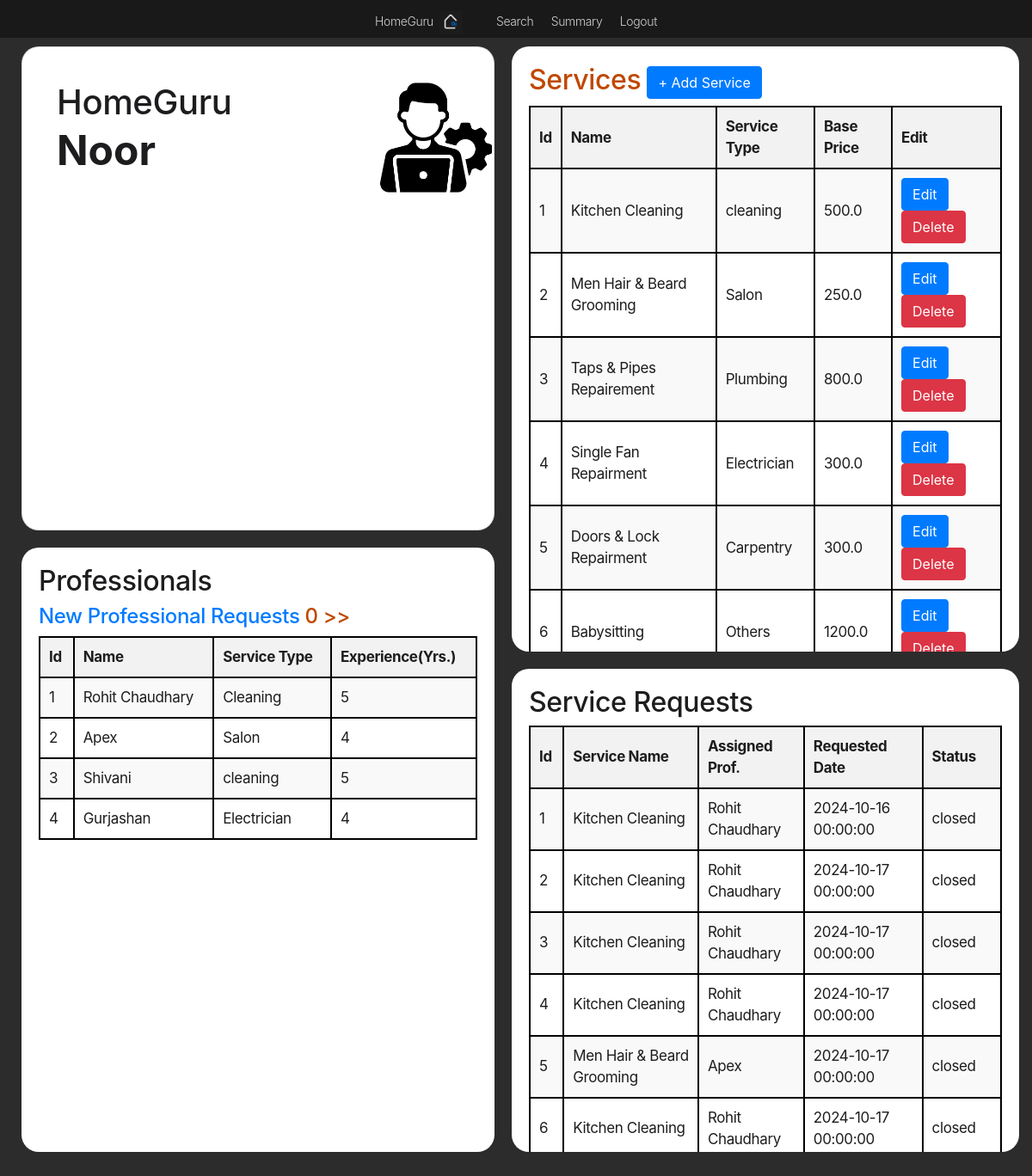
/admin/dashboard (signed in), run on the app's committed database.
### Website/models.py (models this page shows, shortened)
class Customer(db.Model, UserMixin):
    __tablename__ = 'Customer'
    id = db.Column(db.Integer, primary_key=True)
    email = db.Column(db.String(150), unique=True, nullable=False)
    password = db.Column(db.String(150), nullable=False)
    name = db.Column(db.String(40), nullable=False)
    address = db.Column(db.String(255), nullable=True)
    pincode = db.Column(db.String(10), nullable=True)
    date_created = db.Column(db.DateTime, default=datetime.utcnow)

class Professional(db.Model, UserMixin):
    __tablename__ = 'Professional'
    id = db.Column(db.Integer, primary_key=True)
    email = db.Column(db.String(150), unique=True, nullable=False)
    password = db.Column(db.String(150), nullable=False)
    name = db.Column(db.String(40), nullable=False)
    address = db.Column(db.String(255))
    pincode = db.Column(db.String(10))
    experience = db.Column(db.Integer)
    service_type = db.Column(db.String(50), nullable=False)
    date_created = db.Column(db.DateTime, default=datetime.utcnow)

class Service(db.Model):
    __tablename__ = 'service'
    id = db.Column(db.Integer, primary_key=True)
    name = db.Column(db.String(100), nullable=False)
    type = db.Column(db.String(50), nullable=False)
    price = db.Column(db.Float, nullable=False)
    time_required = db.Column(db.String(50), nullable=True)  # e.g. "2 hours"
    description = db.Column(db.Text, nullable=True)

class ServiceRequest(db.Model):
    __tablename__ = 'service_request'
    id = db.Column(db.Integer, primary_key=True)
    service_id = db.Column(db.Integer, db.ForeignKey('service.id'), nullable=False)
    customer_id = db.Column(db.Integer, db.ForeignKey('Customer.id'), nullable=False)
    professional_id = db.Column(db.Integer, db.ForeignKey('Professional.id'), nullable=True)  # Optional until assigned
    date_of_request = db.Column(db.DateTime, default=datetime.utcnow)
    date_of_completion = db.Column(db.DateTime, nullable=True)
    service_status = db.Column(db.Enum('requested', 'assigned', 'closed'), default='requested')
    remarks = db.Column(db.Text, nullable=True)
    service = db.relationship('Service', backref='service_requests')
    customer = db.relationship('Customer', foreign_keys=[customer_id])
    professional = db.relationship('Professional', foreign_keys=[professional_id])

### Website/admin_routes.py (the view)
@admin_bp.route('/dashboard')
@login_required
def admin_dashboard():
    professionals = Professional.query.all()
    services = Service.query.all()
    service_requests = ServiceRequest.query.all()
    professional_requests = ProfessionalRequest.query.all()
    return render_template('dashboard.html',
                           user=current_user,
                           professionals=professionals,
                           services=services,
                           service_requests=service_requests,
                           professional_requests=professional_requests,
                           count_professional_requests = len(professional_requests))

### Website/templates/admin/dashboard.html (shortened to what this page needs)
{% extends 'base.html' %}
{% block stylesheet %}
    <link rel="stylesheet" href="{{ url_for('static', filename='style-admin-db.css')}}">
{% endblock %}
{% block content %}
  <div class="content">
    <div class="row">
        <div class="left">
            <div class="card block">
                <div class="sub-card">
                    <h1> HomeGuru </h1>
                    <h2> {{ user.name }} </h2>
                </div>
                <div class="sub-card">
                    <img src="{{ url_for('static', filename='administrator.png') }}" alt="profile"
                    style="height: 55%; border-radius: 10px; margin-left: 55%;">
                </div>
            </div>
            <div class="card-bottom-left block">
                <h3><span style="font-size: 32px;">Professionals</span></h3>
                <a href="javascript:void(0);" onclick="showPopup()">
                    <h4>New Professional Requests
                        <span style="color: var(--orange);"> {{ (count_professional_requests) }} >>
                        </span>
                    </h4>
                </a>
                <table>
                    <tr>
                        <th>Id</td>
                        <th>Name</td>
                        <th>Service Type</td>
                        <th>Experience(Yrs.)</td>
                    </tr>
                    {% for professional in professionals %}
                    <tr>
                        <td><span> {{ professional.id }} </span></td>
                        <td><span> {{ professional.name }} </span></td>
                        <td><span> {{ professional.service_type }} </span></td>
                        <td><span> {{ professional.experience }} </span></td>
                    </tr>
                    {% endfor %}
                </table>
            </div>
        </div>
        <div class="right">
            <div class="card-top-right block">
                <h3>
                    <span style="font-size: 32px; color:#bf4800;">Services</span>
                    <button class="btn btn-primary" id="addServiceBtn"> + Add Service</button>
                </h3>
                <table>
                    <tr>
                        <th>Id</th>
                        <th>Name</th>
                        <th>Service Type</th>
                        <th>Base Price</th>
                        <th>Edit</th>
                    </tr>
                    {% for service in services %}
                    <tr>
                        <td><span> {{ service.id }} </span></td>
                        <td><span> {{ service.name }} </span></td>
                        <td><span> {{ service.type }} </span></td>
                        <td><span> {{ service.price }} </span></td>
                        <td>
                            <span>
                                <button class="editService btn btn-primary"
                                    data-service-id="{{ service.id }}"
                                    data-service-name="{{ service.name }}"
                                    data-service-type="{{ service.type }}"
                                    data-service-price="{{ service.price }}"
                                    data-service-time="{{ service.time_required }}"
                                    data-service-description="{{ service.description }}">
                                Edit
                                </button>
                            <button class="deleteService btn btn-danger" data-service-id="{{ service.id }}">Delete</button>
                            </span>
                        </td>
                    </tr>
                    {% endfor %}
                </table>
            </div>
            <div class="card-bottom-right block">
                <h3><span style="font-size: 32px;">Service Requests</span></h3>
                <div class="classes">
                    <table>
                        <tr>
                            <th>Id</td>
                            <th>Service Name</th>
                            <th>Assigned Prof.</td>
                            <th>Requested Date</td>
                            <th>Status</td>
                        </tr>
                        {% for service_req in service_requests %}
                            <tr>
                                <td><span> {{ service_req.id }} </span></td>
                                <td><span> {{ service_req.service.name }} </span></td>
                                <td><span> {{ service_req.professional.name }} </span></td>
                                <td><span> {{ service_req.date_of_request }} </span></td>
                                <td><span> {{ service_req.service_status }} </span></td>
                            </tr>
                        {% endfor %}
                    </table>
                </div>
            </div>
        </div>
    </div>
    </div>
{% endblock %}

### Website/Static/style.css (style rules this page uses)
:root { --nav-bg: rgb(22,22,23,0.8); --white: #f5f5f7; --bg: #f5f5f8; --dark-bg: #2c2c2c; --dark-box: #1c1c1c; --beinge-white: rgb(216,216,220); --gray: rgb(99,99,102) ; --blue: #0071e3; --orange: #bf4800; --red: rgb(215,0,21); --success: rgb(48,219,91); --yellow: rgb(255,214,10); --nav-color: rgba(255, 255, 255, .8); --nav-color-secondary: #E8E8ED; --nav-color-hover: #FFFFFF; --main-white: #ffffff; }
body { background-color: var(--dark-bg); font-size: 17px; line-height: 1.47059; font-weight: 400; letter-spacing: -0.022em; font-family: "SF Pro Text", "SF Pro Icons", "AOS Icons", "Helvetica Neue", Helvetica, Arial, sans-serif; color: rgb(29, 29, 31); font-style: normal; overflow: hidden; }
.content { background-color: var(--dark-bg); overflow: hidden; margin-top:54px; }
.row { display: grid; grid-template-columns: 4fr 2fr; grid-gap: 20px; gap: 20px; width: 100%; }
.left , .right { height: 100vh; }
.card { height: 40%; background-color: var(--main-white); margin-left: 40px; padding: 20px; border-radius: 20px; display: grid; grid-template-columns: 1fr 1fr; grid-gap: 20px; }
.sub-card { height: 50%; padding: 20px; }
.card-bottom-left { background-color: var(--main-white); height: 50%; margin-top: 20px; margin-left: 40px; padding: 20px; border-radius: 20px; scrollbar-color: var(--dark-box) var(--beinge-white); scrollbar-width: none ; overflow-y: auto; }
.card-top-right { background-color: var(--main-white); padding: 20px; height: 50%; min-height: 40%; border-radius: 20px; scrollbar-color: var(--dark-box) var(--beinge-white); scrollbar-width: none ; overflow-y: auto; }
.card-bottom-right { background-color: var(--main-white); height: 40%; margin-top: 20px; padding: 20px; border-radius: 20px; overflow: auto; scrollbar-width: none; }
h2 { font-size: 48px; line-height: 1; font-weight: 700; letter-spacing: -0.00043em; }
table { border-collapse: collapse; width: 100%; }
th, td { border: 2px solid black; padding: 10px; text-align: left; }
th { background-color: #f2f2f2; }
tr:nth-child(even) { background-color: #f9f9f9; }

### Website/Static/style-admin-db.css (style rules this page uses)
.row { display: grid; grid-template-columns: 1fr 1fr; grid-gap: 20px; gap: 20px; width: 100%; }

### data on the page
Customer: name "Noor"
Professional: id "1", name "Rohit Chaudhary", service_type "Cleaning", experience "5"
Professional: id "2", name "Apex", service_type "Salon", experience "4"
Professional: id "3", name "Shivani", service_type "cleaning", experience "5"
Professional: id "4", name "Gurjashan", service_type "Electrician", experience "4"
Service: id "1", name "Kitchen Cleaning", type "cleaning", price "500.0"
Service: id "2", name "Men Hair & Beard Grooming", type "Salon", price "250.0"
Service: id "3", name "Taps & Pipes Repairement", type "Plumbing", price "800.0"
Service: id "4", name "Single Fan Repairment", type "Electrician", price "300.0"
Service: id "5", name "Doors & Lock Repairment", type "Carpentry", price "300.0"
Service: id "6", name "Babysitting", type "Others", price "1200.0"
ServiceRequest: id "1", service.name "Kitchen Cleaning", professional.name "Rohit Chaudhary", date_of_request "2024-10-16 00:00:00", service_status "closed"
ServiceRequest: id "2", service.name "Kitchen Cleaning", professional.name "Rohit Chaudhary", date_of_request "2024-10-17 00:00:00", service_status "closed"
ServiceRequest: id "3", service.name "Kitchen Cleaning", professional.name "Rohit Chaudhary", date_of_request "2024-10-17 00:00:00", service_status "closed"
ServiceRequest: id "4", service.name "Kitchen Cleaning", professional.name "Rohit Chaudhary", date_of_request "2024-10-17 00:00:00", service_status "closed"
ServiceRequest: id "5", service.name "Men Hair & Beard Grooming", professional.name "Apex", date_of_request "2024-10-17 00:00:00", service_status "closed"
ServiceRequest: id "6", service.name "Kitchen Cleaning", professional.name "Rohit Chaudhary", date_of_request "2024-10-17 00:00:00", service_status "closed"

### other printed values
{{ (count_professional_requests) }} "0"
